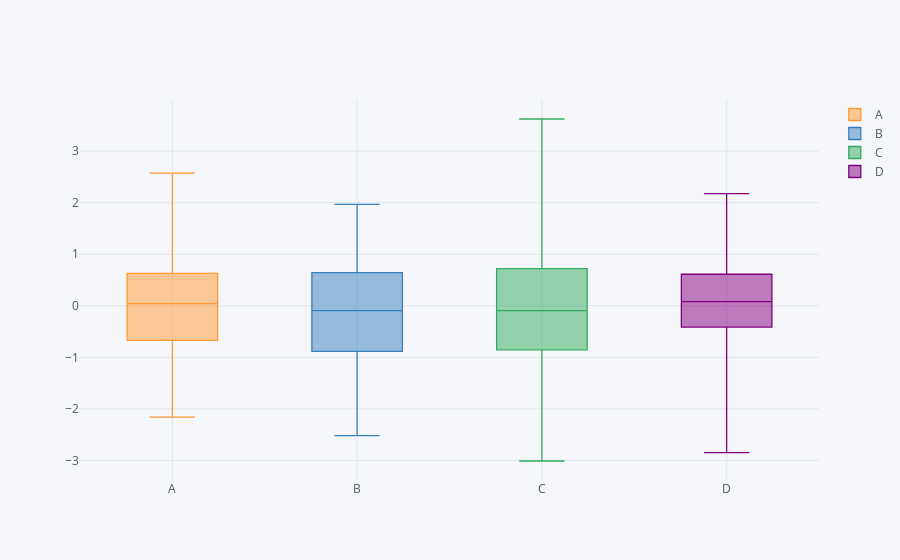

Notebook source saved alongside this figure:
### Code cell
#boxplots
df.iplot(kind='box')
